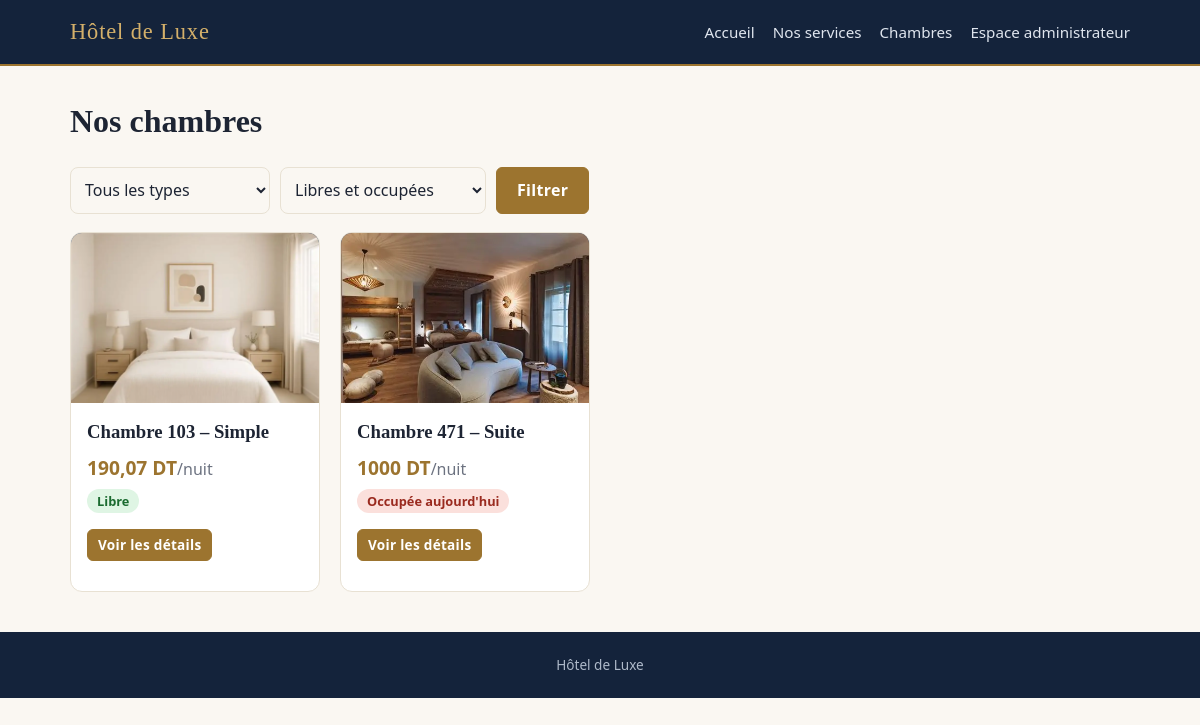
The page /chambres/ on the database its author committed.
### hotel/models.py (models this page shows, shortened)
class Chambre(models.Model):
    TYPES = [("simple", "Simple"), ("double", "Double"), ("suite", "Suite")]
    num_chambre = models.PositiveIntegerField(
        "Numéro de chambre", unique=True, validators=[MinValueValidator(1)])
    type_chambre = models.CharField("Type", max_length=10, choices=TYPES)
    prix_nuit = models.DecimalField(
        "Prix par nuit", max_digits=8, decimal_places=2,
        validators=[MinValueValidator(Decimal("0.01"))])
    description = models.TextField(blank=True)
    equipements = models.CharField(
        "Équipements", max_length=200, blank=True,
        help_text="Séparés par des virgules. Ex : WiFi, TV, Climatisation")
    photo = models.FileField("Photo", upload_to="chambres/", blank=True)
    objects = ChambreQuerySet.as_manager()
    class Meta:
        ordering = ["num_chambre"]
    @property
    def est_occupee(self):
        if hasattr(self, "occupee"):
            return self.occupee
        return self.reservation_actuelle() is not None

### hotel/views.py (the view)
# urls.py: path("chambres/", views.liste_chambres, name="liste_chambres"),
def liste_chambres(request):
    chambres = Chambre.objects.avec_statut()
    type_choisi = request.GET.get("type", "")
    statut = request.GET.get("statut", "")
    if type_choisi in dict(Chambre.TYPES):
        chambres = chambres.filter(type_chambre=type_choisi)
    if statut == "libre":
        chambres = chambres.filter(occupee=False)
    elif statut == "occupee":
        chambres = chambres.filter(occupee=True)
    return render(request, "hotel/chambres.html", {
        "chambres": chambres, "types": Chambre.TYPES,
        "type_choisi": type_choisi, "statut": statut})

### hotel/context.py (called while the page is built)
def parametres_hotel(request):
    return {"NOM_HOTEL": settings.NOM_HOTEL, "DEVISE": settings.DEVISE}

### hotel/models.py (called while the page is built)
def aujourdhui():
    return timezone.localdate()

    def avec_statut(self, jour=None):
        jour = jour or aujourdhui()
        en_cours = Reservation.objects.filter(
            chambre=OuterRef("pk"), date_debut__lte=jour, date_fin__gt=jour)
        return self.annotate(occupee=Exists(en_cours))

### hotel/templates/hotel/chambres.html (shortened to what this page needs)
{% extends "hotel/base.html" %}
{% block contenu %}
<h1>Nos chambres</h1>
<form method="get" class="filtres">
  <select name="type">
    <option value="">Tous les types</option>
  </select>
  <select name="statut">
    <option value="">Libres et occupées</option>
  </select>
  <button class="bouton">Filtrer</button>
</form>
<div class="grille">
  {% for chambre in chambres %}{% include "hotel/_carte_chambre.html" %}
  {% empty %}<p>Aucune chambre ne correspond.</p>{% endfor %}
</div>
{% endblock %}

### hotel/templates/hotel/_carte_chambre.html
<article class="carte">
  <a href="{% url 'detail_chambre' chambre.pk %}" class="photo">
    {% if chambre.photo %}<img src="{{ chambre.photo.url }}" alt="Chambre {{ chambre.num_chambre }}">{% else %}🛏️{% endif %}
  </a>
  <div class="carte-corps">
    <h3>Chambre {{ chambre.num_chambre }} – {{ chambre.get_type_chambre_display }}</h3>
    <p class="prix">{{ chambre.prix_nuit|floatformat:"-2" }} {{ DEVISE }}<small>/nuit</small></p>
    {% if chambre.est_occupee %}<span class="badge rouge">Occupée aujourd'hui</span>{% else %}<span class="badge vert">Libre</span>{% endif %}
    <p><a class="bouton petit" href="{% url 'detail_chambre' chambre.pk %}">Voir les détails</a></p>
  </div>
</article>

### hotel/static/hotel/style.css (style rules this page uses)
:root { --marine:#14233b;--accent:#9c742f;--or:#d4b06a;--fond:#faf7f2;--carte:#fff;--texte:#1d2433;--gris:#6c7280; --bordure:#e8e1d3;--logo:#14233b;--vert:#2f9e44;--rouge:#d6483a;--bleu:#2f7fd1; --serif:Georgia,"Times New Roman",serif }
* { box-sizing:border-box }
html { scroll-behavior:smooth }
body { margin:0;font-family:"Segoe UI",system-ui,sans-serif;background:var(--fond);color:var(--texte);line-height:1.6 }
h1,h2,h3 { font-family:var(--serif);font-weight:600 }
h1 { margin:.2em 0 .6em }
.bouton { display:inline-block;background:var(--accent);color:#fff;padding:10px 20px;border-radius:6px;border:1px solid var(--accent); text-decoration:none;cursor:pointer;font:inherit;font-weight:600;letter-spacing:.02em }
.bouton.petit { padding:4px 10px;font-size:.85rem }
.grille { display:grid;grid-template-columns:repeat(auto-fill,minmax(250px,1fr));gap:20px }
.carte { background:var(--carte);border:1px solid var(--bordure);border-radius:12px;overflow:hidden }
.carte-corps { padding:14px 16px }
.carte-corps h3 { margin:0 0 6px }
.photo { display:block;height:170px;background:linear-gradient(135deg,#34557f,#14233b);text-align:center;font-size:3rem;line-height:170px;overflow:hidden;text-decoration:none }
.photo img { width:100%;height:100%;object-fit:cover;display:block }
.prix { color:var(--accent);font-weight:700;font-size:1.2rem;margin:4px 0 }
.prix small { font-weight:400;color:var(--gris) }
.badge { display:inline-block;padding:2px 10px;border-radius:999px;font-size:.8rem;font-weight:600 }
.badge.vert,.badge.a_venir { background:#dff5e4;color:#1b6b30 }
.badge.rouge { background:#fbe0dc;color:#9a2a1f }
input,select,textarea { width:100%;padding:9px 10px;border:1px solid var(--bordure);border-radius:8px;background:var(--fond);color:var(--texte);font:inherit }
.filtres { display:flex;gap:10px;flex-wrap:wrap;margin-bottom:18px }
.filtres input,.filtres select { width:auto;min-width:200px }

### rows shown on the page
Chambre: photo (picture), num_chambre "103", type_chambre "Simple", prix_nuit "190,07", DEVISE "DT", shows "Libre"
Chambre: photo (picture), num_chambre "471", type_chambre "Suite", prix_nuit "1000", DEVISE "DT", shows "Occupée aujourd'hui"

### other values the page prints
{{ NOM_HOTEL }} "Hôtel de Luxe"
